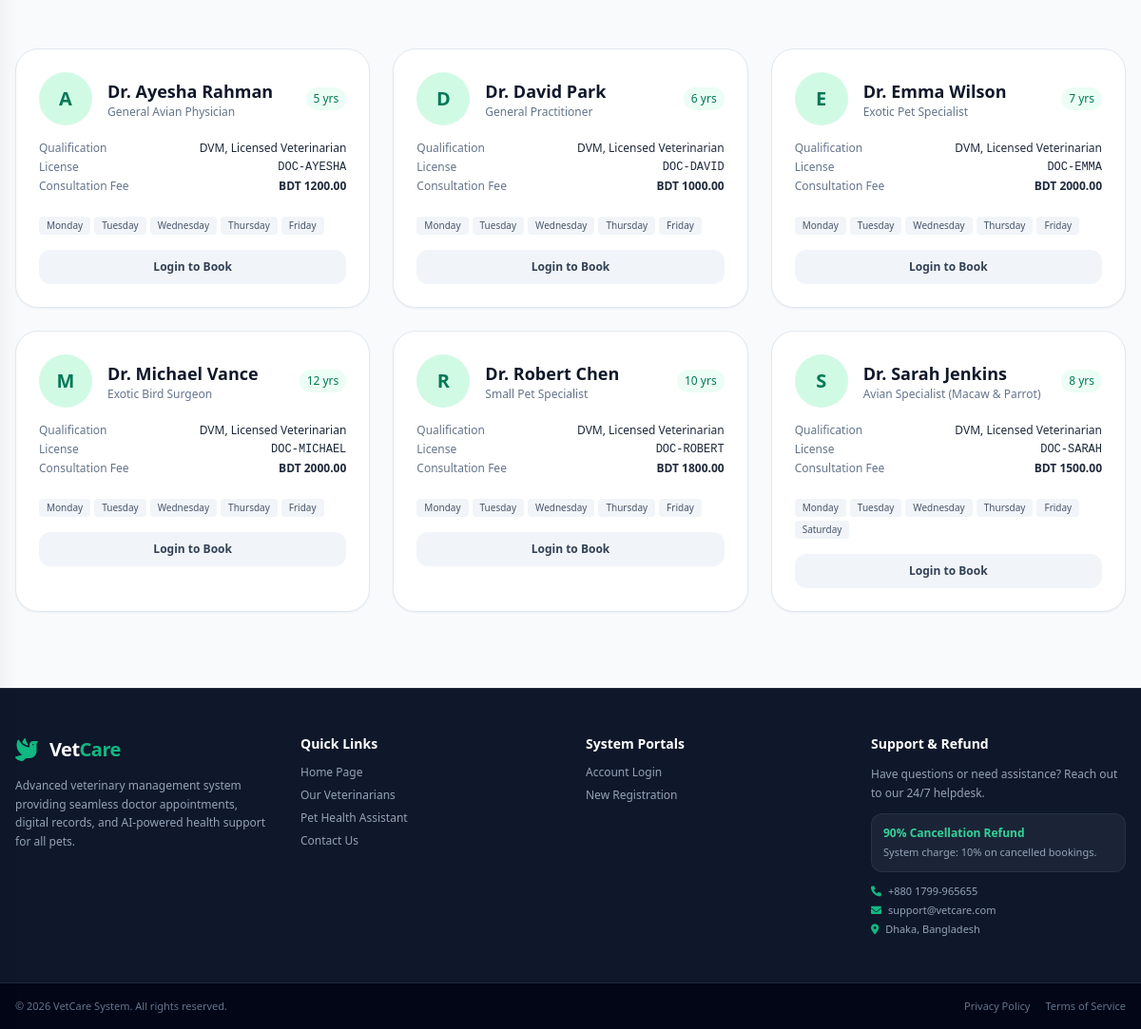
The app's page / (lower part), older data.
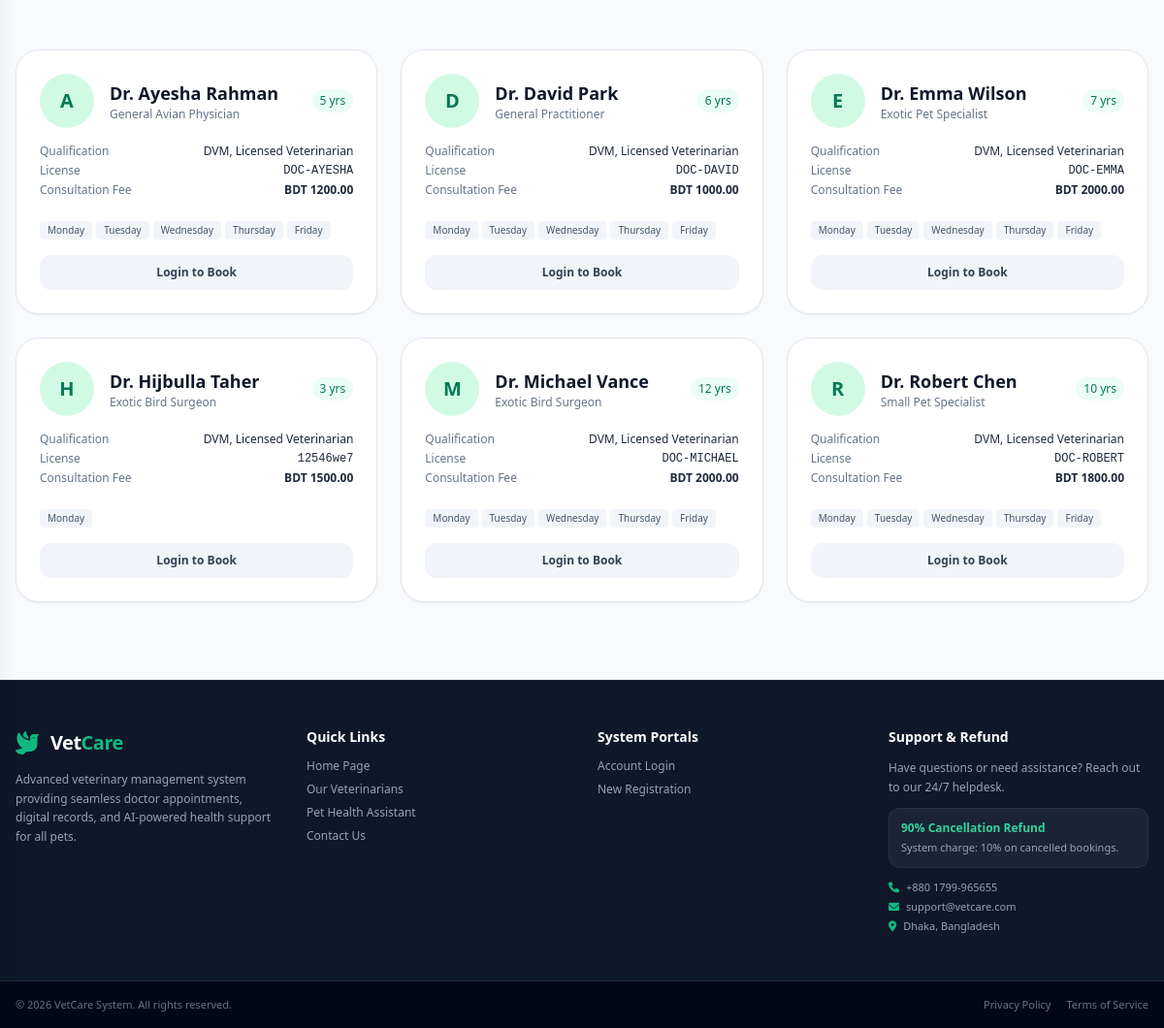
The same page, newer data.
### vet/models.py (models this page shows, shortened)
class Doctor(models.Model):
    user = models.OneToOneField(settings.AUTH_USER_MODEL, on_delete=models.CASCADE, related_name='doctor_profile')
    specialty = models.CharField(max_length=100)
    experience_years = models.IntegerField(default=0)
    qualification = models.CharField(max_length=200, blank=True)
    license_number = models.CharField(max_length=50, blank=True)
    consultation_fee = models.DecimalField(max_digits=8, decimal_places=2, default=1500.00)
    bio = models.TextField(blank=True)
    is_active = models.BooleanField(default=True)
    created_at = models.DateTimeField(auto_now_add=True)

### accounts/models.py (models this page shows, shortened)
class User(AbstractUser):
    ROLE_CHOICES = (
        ('PATIENT', 'Patient'),
        ('DOCTOR', 'Doctor'),
        ('ADMIN', 'Admin'),
    )
    role = models.CharField(max_length=20, choices=ROLE_CHOICES, default='PATIENT')
    phone = models.CharField(max_length=20, blank=True, null=True)
    country_code = models.CharField(max_length=5, default='+880', blank=True)
    address = models.TextField(blank=True)
    created_at = models.DateTimeField(auto_now_add=True)

### home/views.py (the view)
# urls.py: path('', views.index, name='home'),
def index(request):
    doctor_search = request.GET.get('doctor_search', '').strip()
    doctors = Doctor.objects.filter(
        is_active=True,
    ).select_related('user').order_by('user__first_name')
    specialties = list(Doctor.objects.filter(is_active=True)
                       .exclude(specialty__exact='')
                       .values_list('specialty', flat=True)
                       .distinct().order_by())
    if doctor_search:
        doctors = doctors.filter(
            Q(specialty__icontains=doctor_search) | Q(user__first_name__icontains=doctor_search) | Q(user__last_name__icontains=doctor_search) | Q(qualification__icontains=doctor_search)
        )
    doctors = doctors[:6]
    doctor_data = []
    for doc in doctors:
        avail_days = list(
            doc.availabilities.filter(is_available=True)
            .values_list('day_of_week', flat=True)
            .distinct()
        )
        doctor_data.append({
            'doctor': doc,
            'available_days': avail_days,
        })
    context = {
        'doctor_data': doctor_data,
        'doctor_search': doctor_search,
        'specialties': specialties,
    }
    return render(request, 'index.html', context)

### vetcure/templatetags/custom_filters.py (called while the page is built)
@register.filter
def day_name(value):
    try:
        return DAY_NAMES[int(value)]
    except (ValueError, TypeError, IndexError):
        return value

### vetcure/templates/index.html (shortened to what this page needs)
{% extends 'base.html' %}
{% load custom_filters %}
{% block content %}
<section id="veterinarians" class="max-w-7xl mx-auto px-4 py-20">
    {% if doctor_data %}
    <div class="grid grid-cols-1 sm:grid-cols-2 lg:grid-cols-3 gap-6">
        {% for data in doctor_data %}
        <div class="bg-white rounded-3xl border border-slate-200 shadow-sm p-6 space-y-4">
            <div class="flex items-center gap-4">
                <div class="w-14 h-14 rounded-full bg-emerald-100 text-emerald-700 flex items-center justify-center font-bold text-xl">
                    {{ data.doctor.user.get_full_name|first|upper }}
                </div>
                <div class="flex-1">
                    <h3 class="font-bold text-lg text-slate-900">Dr. {{ data.doctor.user.get_full_name }}</h3>
                    <p class="text-xs text-slate-500">{{ data.doctor.specialty }}</p>
                </div>
                <span class="text-xs bg-emerald-50 text-emerald-700 px-2 py-1 rounded-full font-medium">
                    {{ data.doctor.experience_years }} yrs
                </span>
            </div>
            <div class="space-y-1 text-xs">
                <div class="flex justify-between">
                    <span class="text-slate-500">Qualification</span>
                    <span class="text-slate-800 font-medium">{{ data.doctor.qualification|default:"-" }}</span>
                </div>
                <div class="flex justify-between">
                    <span class="text-slate-500">License</span>
                    <span class="text-slate-800 font-mono">{{ data.doctor.license_number|default:"-" }}</span>
                </div>
                <div class="flex justify-between">
                    <span class="text-slate-500">Consultation Fee</span>
                    <span class="text-slate-800 font-semibold">BDT {{ data.doctor.consultation_fee|floatformat:2 }}</span>
                </div>
            </div>
            <div class="flex flex-wrap gap-1 pt-2">
                {% for day_num in data.available_days %}
                <span class="text-[10px] bg-slate-100 text-slate-600 px-2 py-0.5 rounded">
                    {{ day_num|day_name }}
                </span>
                {% empty %}
                <span class="text-[10px] text-slate-400">No availability</span>
                {% endfor %}
            </div>
            {% if user.is_authenticated and user.role == 'PATIENT' %}
            <a href="{% url 'booking_doctors' %}" class="block w-full bg-emerald-600 hover:bg-emerald-700 text-white text-xs font-semibold py-2.5 rounded-xl transition text-center">
                Book Appointment
            </a>
            {% else %}
            <a href="{% url 'login' %}?next=booking_doctors" class="block w-full bg-slate-100 hover:bg-slate-200 text-slate-700 text-xs font-semibold py-2.5 rounded-xl transition text-center">
                Login to Book
            </a>
            {% endif %}
        </div>
        {% endfor %}
    </div>
    {% else %}
    <div class="text-center py-12">
        <i class="fa-solid fa-user-md text-4xl text-slate-300 mb-3"></i>
        <p class="text-slate-500">No veterinarians available at the moment.</p>
    </div>
    {% endif %}
</section>
{% endblock %}

Row changes from the older to the newer data that the page shows:
no longer on this page (row unchanged): Doctor: doctor.user.get_full_name|first "S", doctor.user.get_full_name "Sarah Jenkins", doctor.specialty "Avian Specialist (Macaw & Parrot)", doctor.experience_years "8", doctor.qualification "DVM, Licensed Veterinarian", doctor.license_number "DOC-SARAH", doctor.consultation_fee "1500.00", available_days "Monday" "Tuesday" "Wednesday" "Thursday" "Friday" "Saturday"
added Doctor: doctor.user.get_full_name|first "H", doctor.user.get_full_name "Hijbulla Taher", doctor.specialty "Exotic Bird Surgeon", doctor.experience_years "3", doctor.qualification "DVM, Licensed Veterinarian", doctor.license_number "12546we7", doctor.consultation_fee "1500.00", available_days "Monday"
